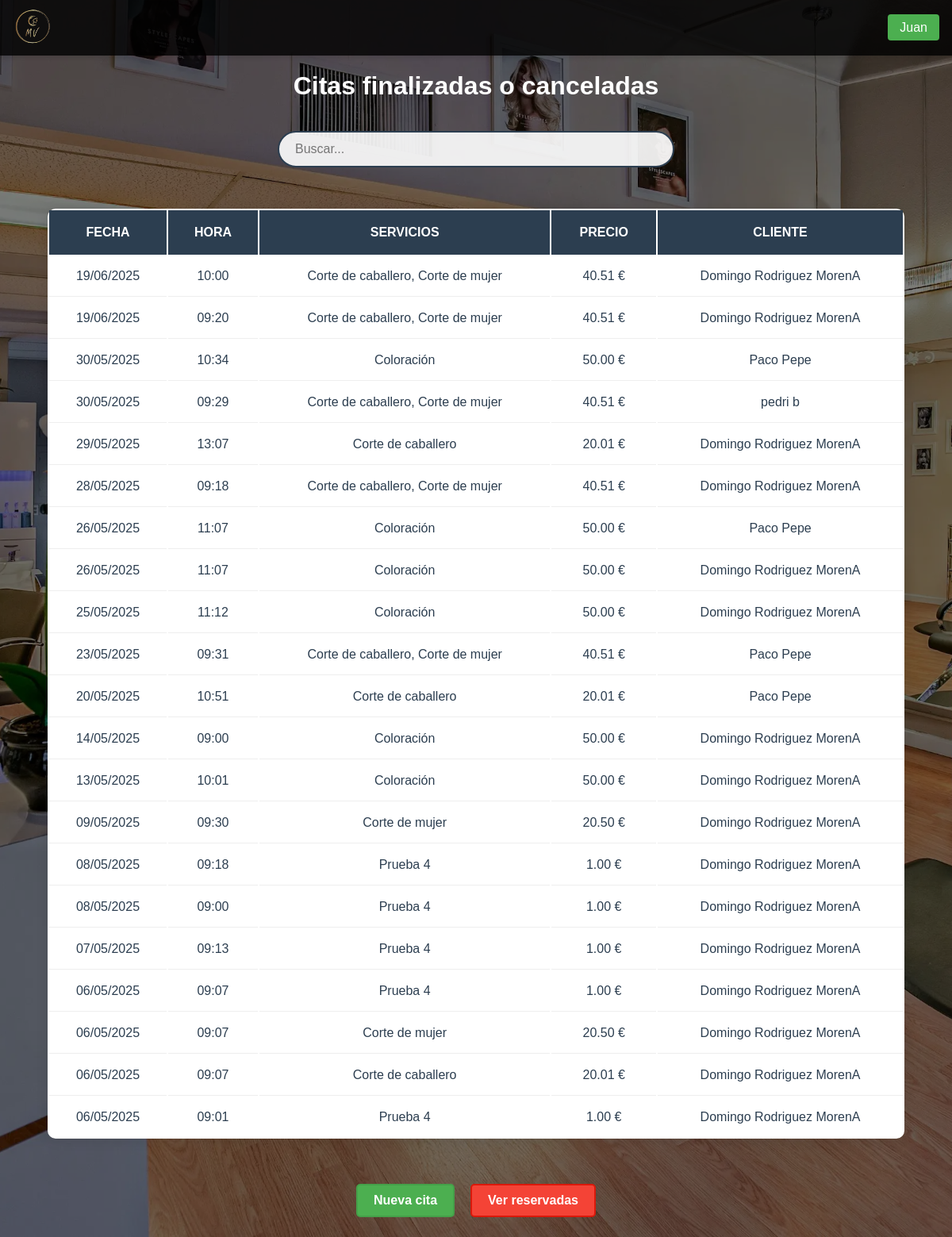
Before: /paginas/citas.php?filtro=finalizadas (signed in) with the older database file.
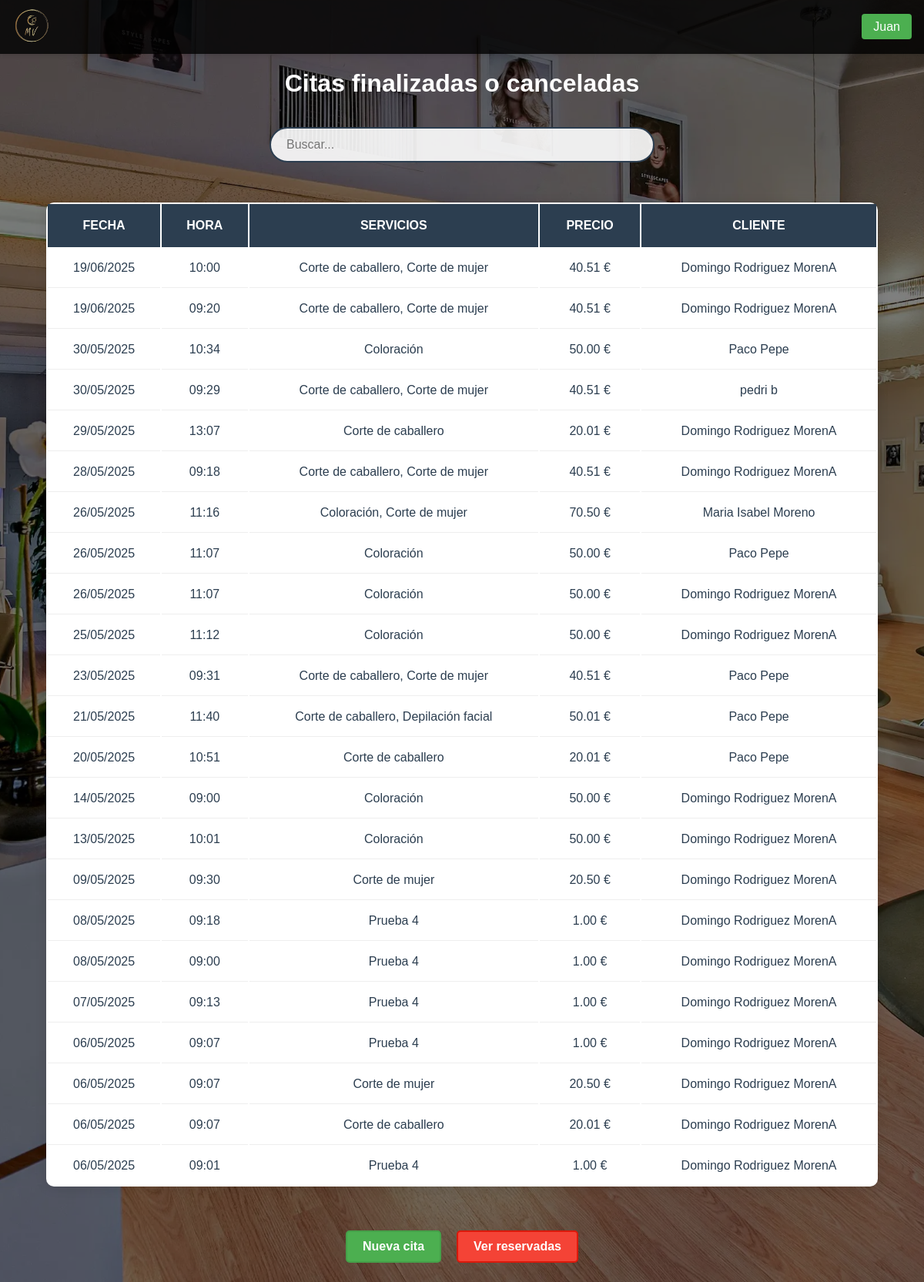
After: the same page with the newer database file.
### tables this page shows
CREATE TABLE `citas` (
  `id_cita` int NOT NULL AUTO_INCREMENT,
  `id_cliente` int DEFAULT NULL,
  `fecha_cita` date NOT NULL,
  `hora_inicio` time NOT NULL,
  `hora_fin` time DEFAULT NULL,
  `estado` enum('reservada','cancelada','finalizada') NOT NULL,
  `duracion_total` int NOT NULL,
  `precio_final` decimal(10,2) DEFAULT NULL,
  PRIMARY KEY (`id_cita`),
  KEY `id_cliente` (`id_cliente`),
  KEY `idx_fecha_cita` (`fecha_cita`),
  CONSTRAINT `citas_ibfk_1` FOREIGN KEY (`id_cliente`) REFERENCES `clientes` (`id_cliente`)
);

### funcionalidades/verificar_admin.php (called while the page is built, shortened)
<?php
function esAdministrador($conn) {
    try {
        $stmt = $conn->prepare("SELECT es_admin FROM empleados WHERE dni = :dni AND activo = 1");
        $stmt->execute([':dni' => $_SESSION['dni']]);
        return ($stmt->fetch(PDO::FETCH_COLUMN) == 1);
    } catch (PDOException $e) {
        error_log("Error verificando admin: " . $e->getMessage());
        return false;
    }
}

### paginas/citas.php (the view, shortened to what this page needs)
<!DOCTYPE html>
<html lang="es">
<head>
    <link rel="stylesheet" href="/TFGPeluqueria/css/styles.css">
</head>
<body>
    <?php
        require_once $_SERVER['DOCUMENT_ROOT'] . '/TFGPeluqueria/funcionalidades/conexion.php';
        require_once $_SERVER['DOCUMENT_ROOT'] . '/TFGPeluqueria/funcionalidades/verificar_admin.php';
        include $_SERVER['DOCUMENT_ROOT'] . '/TFGPeluqueria/plantillas/navbar.php';
        $esAdmin = esAdministrador($conn);
        $filtro = $_GET['filtro'] ?? 'reservadas';
        $condicionEstado = ($filtro === 'reservadas')
            ? "c.estado = 'reservada'"
            : "c.estado IN ('finalizada', 'cancelada')";
        $citas = [];
        try {
            $stmt = $conn->prepare("
                SELECT c.id_cita, c.fecha_cita, c.hora_inicio, c.estado,
                    c.precio_final,
                    GROUP_CONCAT(s.nombre_servicio SEPARATOR ', ') AS servicios,
                    CONCAT(cli.nombre, ' ', cli.apellidos) AS cliente
                FROM citas c
                JOIN clientes cli ON c.id_cliente = cli.id_cliente
                JOIN citas_servicios cs ON c.id_cita = cs.id_cita
                JOIN servicios s ON cs.id_servicio = s.id_servicio
            WHERE $condicionEstado
                GROUP BY c.id_cita
                ORDER BY c.fecha_cita DESC, c.hora_inicio DESC
            ");
            $stmt->execute();
            $citas = $stmt->fetchAll(PDO::FETCH_ASSOC);
        } catch (PDOException $e) {
            echo "Error al obtener citas: " . $e->getMessage();
        }
    ?>
    <div class="contenedor-principal">
        <h1>Citas <?= $filtro === 'reservadas' ? 'reservadas' : 'finalizadas o canceladas' ?></h1>
        <br>
        <?php if (empty($citas)): ?>
                <p>No hay citas <?= $filtro === 'reservadas' ? 'reservadas' : 'finalizadas o canceladas' ?>.</p>
        <?php else: ?>
	    <div class="contenedor-busqueda">
                <input type="text" id="buscador-general" class="buscador-general input-busqueda"  placeholder="Buscar..." data-tabla=".tabla-scroll .tabla-citas">
	    </div>
	    <div class="tabla-scroll">
            <table class="tabla-citas">
                <thead>
                    <tr>
                        <th>Fecha</th>
                        <th>Hora</th>
                        <th>Servicios</th>
                        <th>Precio</th>
                        <th>Cliente</th>
		            </tr>
                </thead>
                <tbody>
                    <?php foreach ($citas as $cita): ?>
                        <tr onclick="window.location='/TFGPeluqueria/paginas/datos_cita.php?id_cita=<?= $cita['id_cita'] ?>'" style="cursor: pointer;">
                            <td><?= date('d/m/Y', strtotime($cita['fecha_cita'])) ?></td>
                            <td><?= date('H:i', strtotime($cita['hora_inicio'])) ?></td>
                            <td><?= $cita['servicios'] ?></td>
                            <td><?= number_format($cita['precio_final'], 2) ?> €</td>
                            <td><?= $cita['cliente'] ?></td>
                        </tr>
                    <?php endforeach; ?>
                </tbody>
            </table>
	    </div>
        <?php endif; ?>
        <div class="contenedor-botones">
            <?php if ($esAdmin): ?>
                <a href="/TFGPeluqueria/paginas/seleccionar_cliente.php" class="boton-alta">Nueva cita</a>
                <a href="citas.php?filtro=<?= $filtro === 'reservadas' ? 'finalizadas' : 'reservadas' ?>"
                class="boton-baja">
                    <?= $filtro === 'reservadas' ? 'Ver finalizadas/canceladas' : 'Ver reservadas' ?>
                </a>
            <?php endif; ?>
        </div>
    </div>
</body>
</html>

### plantillas/navbar.php (shortened to what this page needs)
<nav class="navbar">
    <a href="/TFGPeluqueria/index.php" class="logo">
        <img src="/TFGPeluqueria/imagenes/Logo2.png" alt="Logo Peluquería" width = 50px>
    </a>
    <div class="nav-links">
        <?php if(isset($_SESSION['tipo_usuario'])): ?>
            <a href="/TFGPeluqueria/paginas/panel_<?= $_SESSION['tipo_usuario'] ?>.php" class="profile-btn">
                <?= htmlspecialchars($_SESSION['nombre']) ?>
            </a>
        <?php else: ?>
            <button class="login-btn" onclick="mostrarLogin()">Login/Registro</button>
        <?php endif; ?>
    </div>
</nav>

### css/styles.css (style rules this page uses)
* { margin: 0; padding: 0; box-sizing: border-box; font-family: 'Arial', sans-serif; }
:root { --color-primario: #2c3e50; --color-secundario: #e67e22; --fondo-beige: #FFF8DC; --tabla-dorado: #20d4da; --color-desplegables: rgba(25, 121, 230, 0.459); }
html, body { background-color: #000; color: white; }
body { min-height: 100vh; position: relative; margin: 0; padding: 0; }
body::before { content: ""; position: absolute; top: 0; left: 0; width: 100%; height: 100%; background: linear-gradient(rgba(0, 0, 0, 0.5), rgba(0, 0, 0, 0.5)), url('/TFGPeluqueria/imagenes/Fondo.webp') center/cover; background-attachment: scroll; }
.navbar { position: fixed; top: 0; width: 100%; background: rgba(0, 0, 0, 0.8); padding: 0.5rem 1rem; display: flex; justify-content: space-between; align-items: center; z-index: 1000; box-shadow: 0 2px 5px rgba(0, 0, 0, 0.1); transition: background 0.3s ease; }
.nav-links a { text-decoration: none; color: white; font-weight: 500; transition: color 0.3s ease; }
.profile-btn { padding: 8px 15px; background: #4CAF50; color: white; border: none; border-radius: 4px; cursor: pointer; text-decoration: none; }
.contenedor-principal, .registros-container { padding-top: 90px; position: relative; color: white; min-height: 100vh; display: flex; flex-direction: column; justify-content: flex-start; align-items: center; text-align: center; }
.tabla-citas { width: 90%; margin: 2rem auto; background: white; border-radius: 10px; box-shadow: 0 2px 15px rgba(0, 0, 0, 0.1); overflow: hidden; overflow-x: auto; }
.tabla-citas th { background-color: var(--color-primario); color: white; padding: 1.2rem; text-align: center; font-weight: 600; text-transform: uppercase; }
.tabla-citas td { padding: 1rem; border-bottom: 1px solid #eeeeee; color: var(--color-primario); }
.tabla-citas tr:last-child td { border-bottom: none; }
.tabla-scroll { width: 100%; overflow-x: auto; }
.contenedor-busqueda { margin: 20px 0; width: 90%; max-width: 500px; }
.input-busqueda { width: 100%; padding: 12px 20px; border: 2px solid var(--color-primario); border-radius: 25px; font-size: 16px; background: rgba(255, 255, 255, 0.9); transition: all 0.3s ease; }
.boton-alta { background-color: #4CAF50; border: 2px solid #45a049; }
.contenedor-botones { display: flex; gap: 10px; margin: 15px 0; }
.boton-alta, .boton-baja { display: inline-block; padding: 10px 20px; border-radius: 5px; text-decoration: none; color: white; font-weight: bold; transition: background-color 0.3s ease; margin: 10px 5px; }
.boton-baja { background-color: #f44336; border: 2px solid #da190b; }

Changed rows visible on the page:
added citas: fecha_cita "26/05/2025", hora_inicio "11:16", servicios "Coloración, Corte de mujer", precio_final "70.50", cliente "Maria Isabel Moreno"
now on this page (row edited): citas: fecha_cita "21/05/2025", hora_inicio "11:40", servicios "Corte de caballero, Depilación facial", precio_final "50.01", cliente "Paco Pepe"
